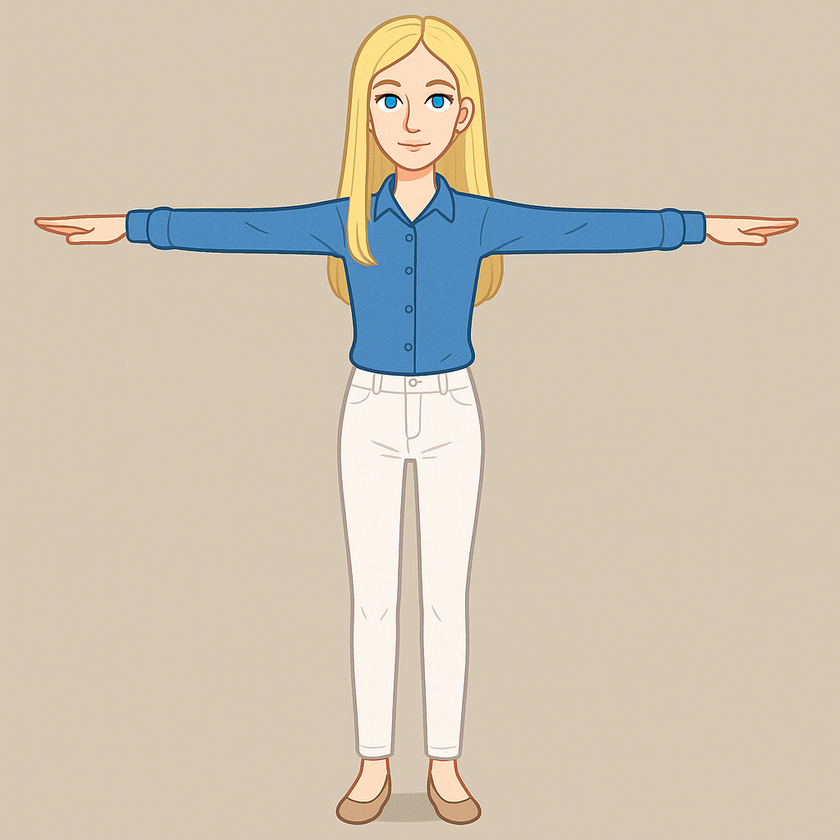
#> input picture example.png, 840 x 840 px, shrunk from 1024 x 1024 before the run
$ python renk_kanallari.py
#> lines starting #> are read from the running program, lines starting #| are printed output that depends on the picture; after the words box and inside, x2 and y2 are one past the last pixel; in counts of white or black regions, pixels touching at a corner belong together
import cv2
import numpy as np

image = cv2.imread("example.png")
#> image is the input picture: shape (840, 840, 3); mean B, G, R 180.9, 197.8, 209

blue_channel, green_channel, red_channel = cv2.split(image)
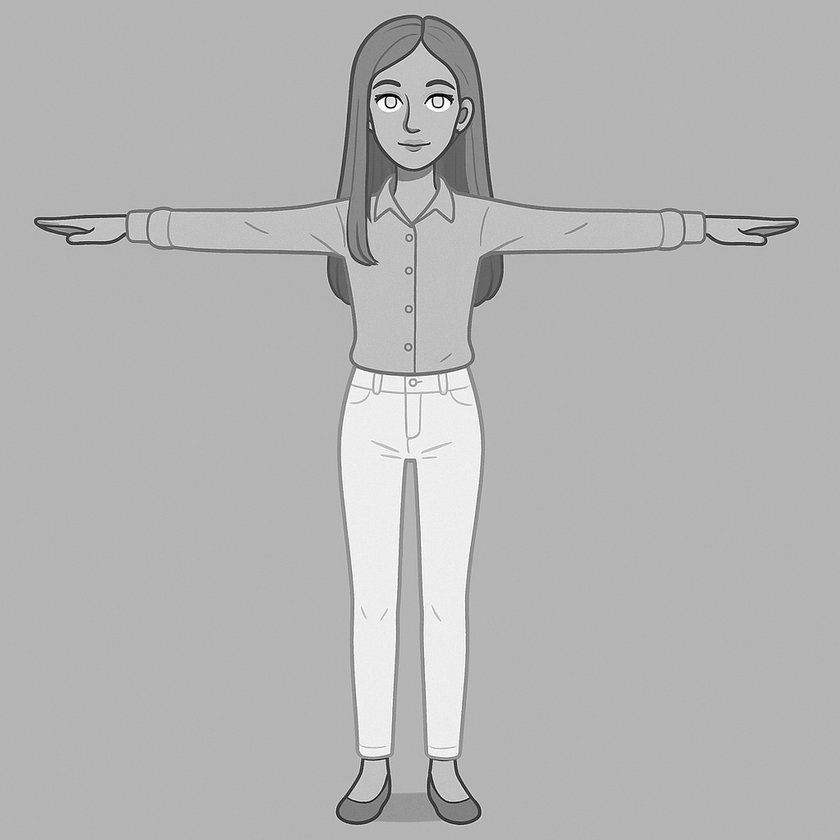
#> blue_channel: shape (840, 840); min 0, max 255, mean 180.9
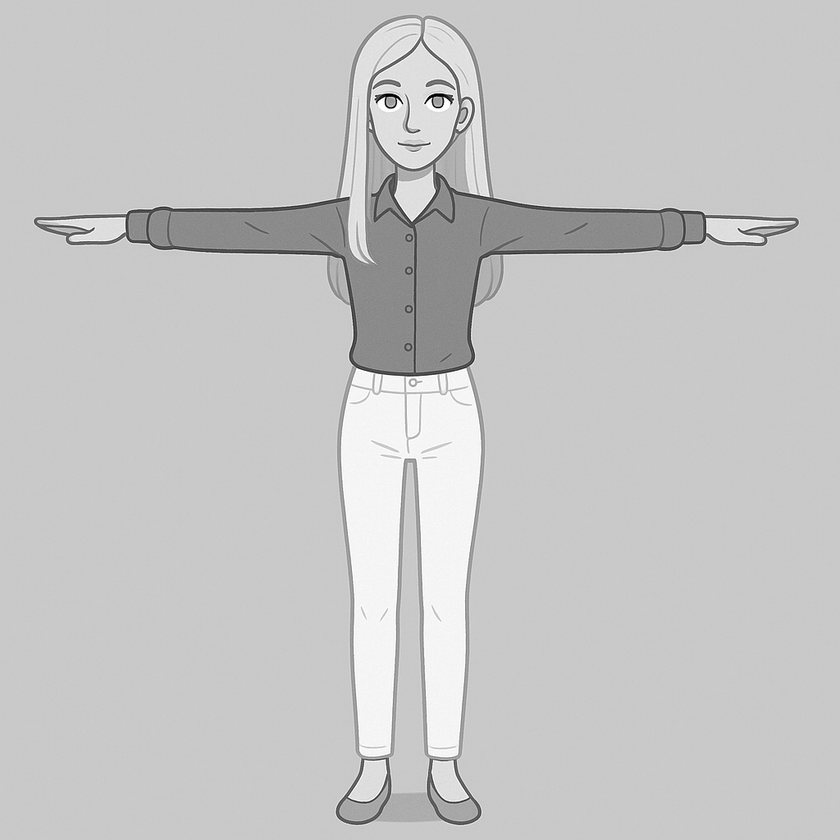
#> green_channel: shape (840, 840); min 0, max 255, mean 197.8
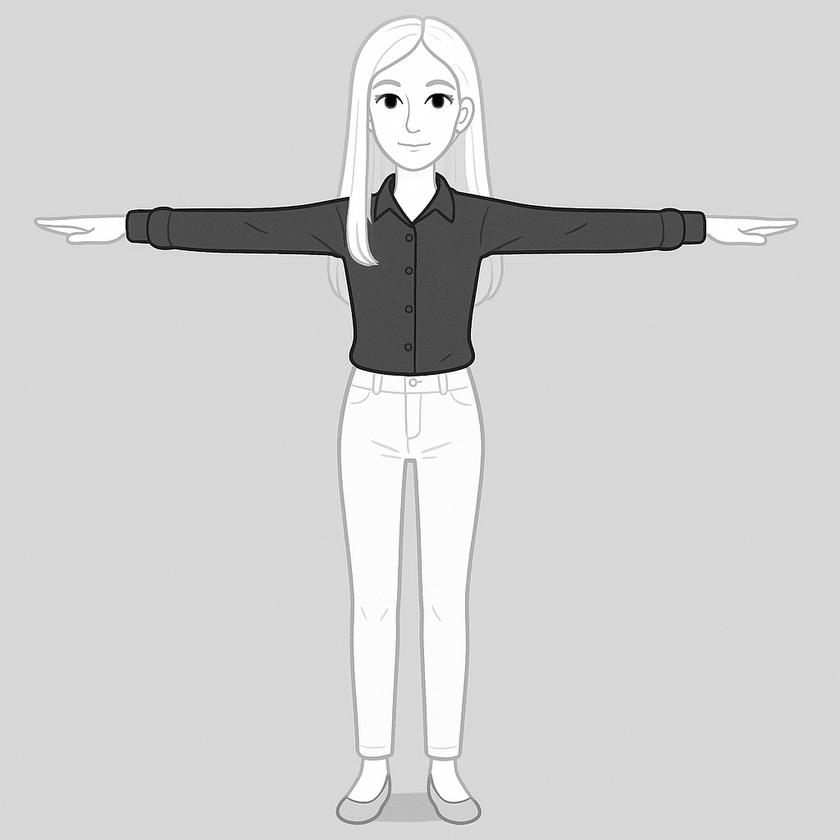
#> red_channel: shape (840, 840); min 0, max 255, mean 209

cv2.imshow("Mavi Kanal", blue_channel)
cv2.imshow("Yesil Kanal", green_channel)
cv2.imshow("Kirmizi Kanal", red_channel)

cv2.waitKey(0)
cv2.destroyAllWindows()

modified_image = cv2.merge([green_channel,red_channel,blue_channel])
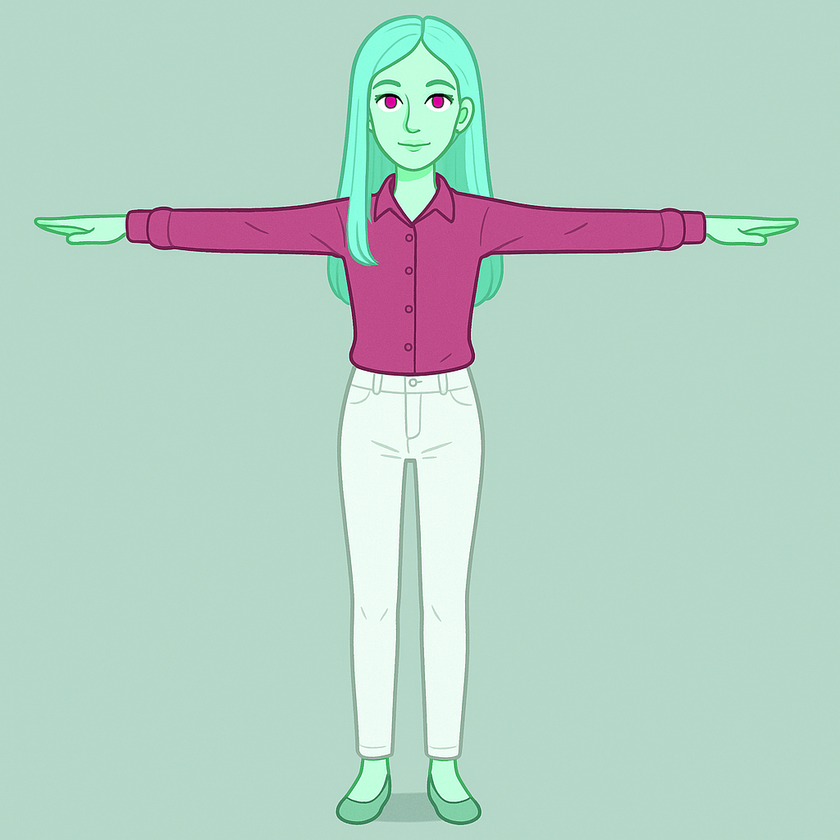
#> modified_image: shape (840, 840, 3); mean of channels 0, 1, 2 197.8, 209, 180.9; drawn as B, G, R
cv2.imshow("Degisen", modified_image)

cv2.waitKey(0)
cv2.destroyAllWindows()

gray_image = cv2.cvtColor(image,cv2.COLOR_BGR2GRAY)
hsv_image = cv2.cvtColor(image,cv2.COLOR_BGR2HSV)
#> hsv_image: shape (840, 840, 3); mean H, S, V 22.3, 50.2, 215.5

cv2.imshow("gray", gray_image)
cv2.imshow("hsv", hsv_image)

cv2.waitKey(0)
cv2.destroyAllWindows()

lower_red = np.array([0,120,70])
upper_red = np.array([10,255,255])

mask = cv2.inRange(hsv_image, lower_red,upper_red)
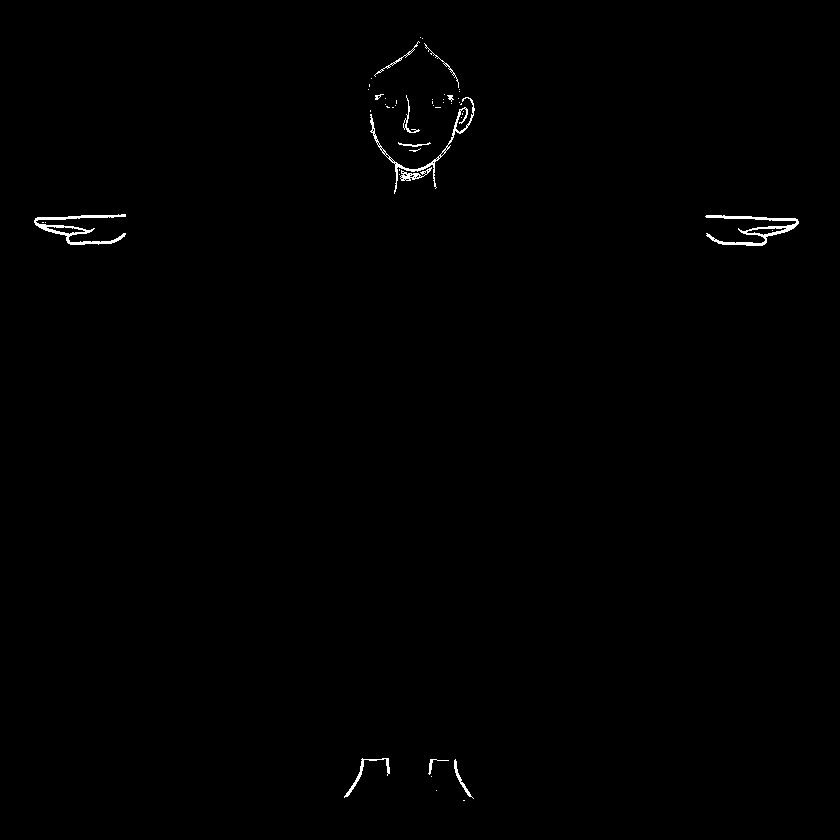
#> mask: shape (840, 840); 0.45% white in thin lines or dots, all inside (x1, y1, x2, y2) = (34, 37, 799, 801)
cv2.imshow("mask", mask)

cv2.waitKey(0)
cv2.destroyAllWindows()
